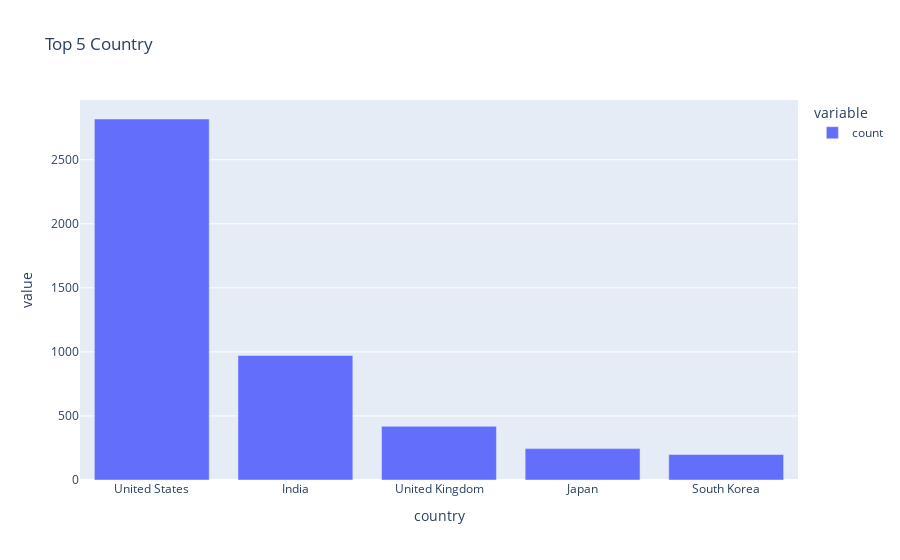

Notebook source saved alongside this figure:
### Code cell
top5_co = df["country"].value_counts()
top5_co = top5_co.head().to_frame()
px.bar(top5_co , x=top5_co.index , y = top5_co.columns , title='Top 5 Country')

### Figure 1 — Plotly figure (JSON) as saved in the notebook; plotly's stock layout.template omitted (floating-point values rounded to 4 significant figures)
{"data": [{"alignmentgroup": "True", "hovertemplate": "variable=count<br>country=%{x}<br>value=%{y}<extra></extra>", "legendgroup": "count", "marker": {"color": "#636efa", "pattern": {"shape": ""}}, "name": "count", "offsetgroup": "count", "orientation": "v", "showlegend": true, "textposition": "auto", "type": "bar", "x": ["United States", "India", "United Kingdom", "Japan", "South Korea"], "xaxis": "x", "y": [2818, 972, 419, 245, 199], "yaxis": "y"}], "layout": {"barmode": "relative", "legend": {"title": {"text": "variable"}, "tracegroupgap": 0}, "title": {"text": "Top 5 Country"}, "xaxis": {"anchor": "y", "domain": [0, 1], "title": {"text": "country"}}, "yaxis": {"anchor": "x", "domain": [0, 1], "title": {"text": "value"}}}}
